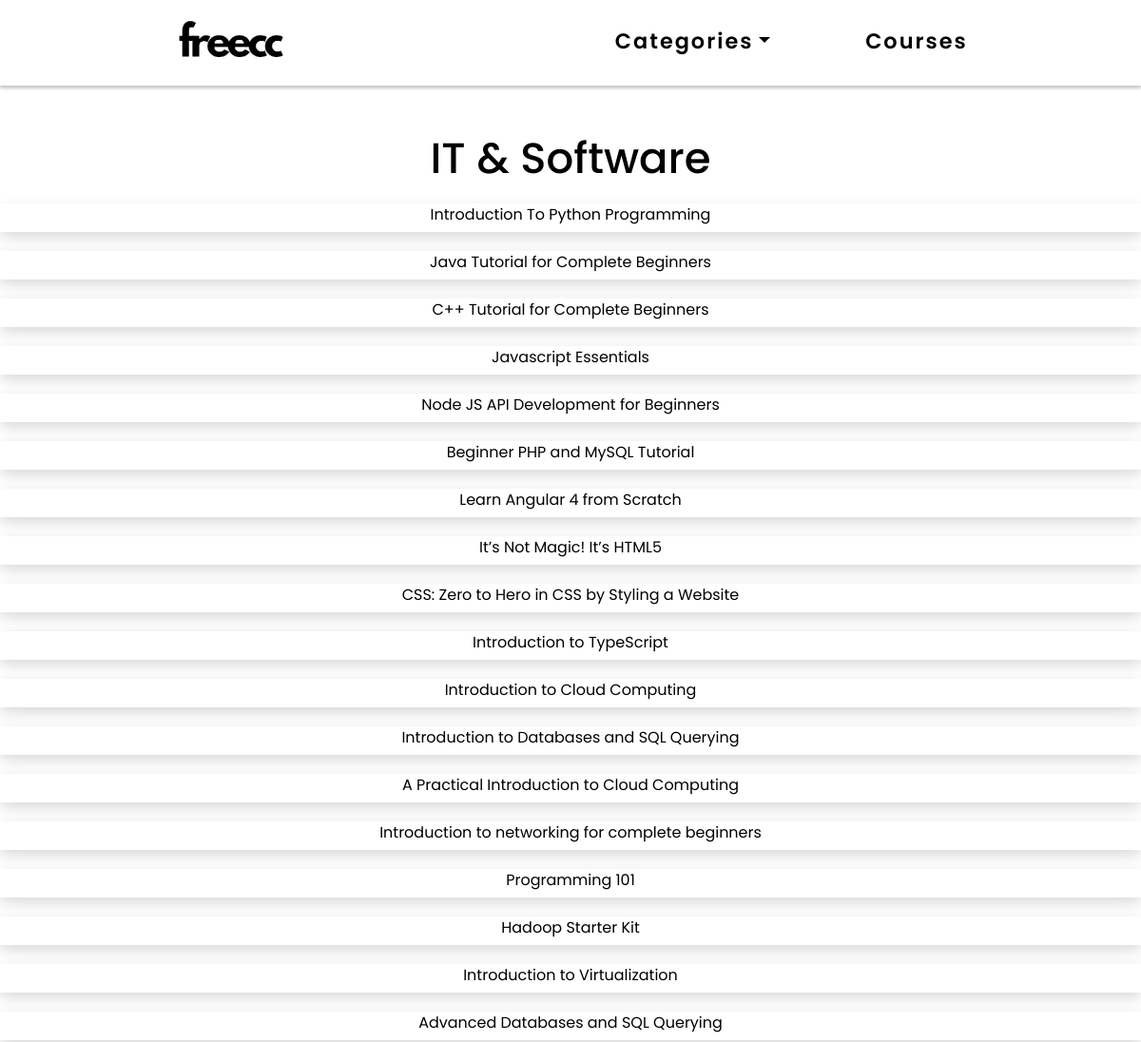
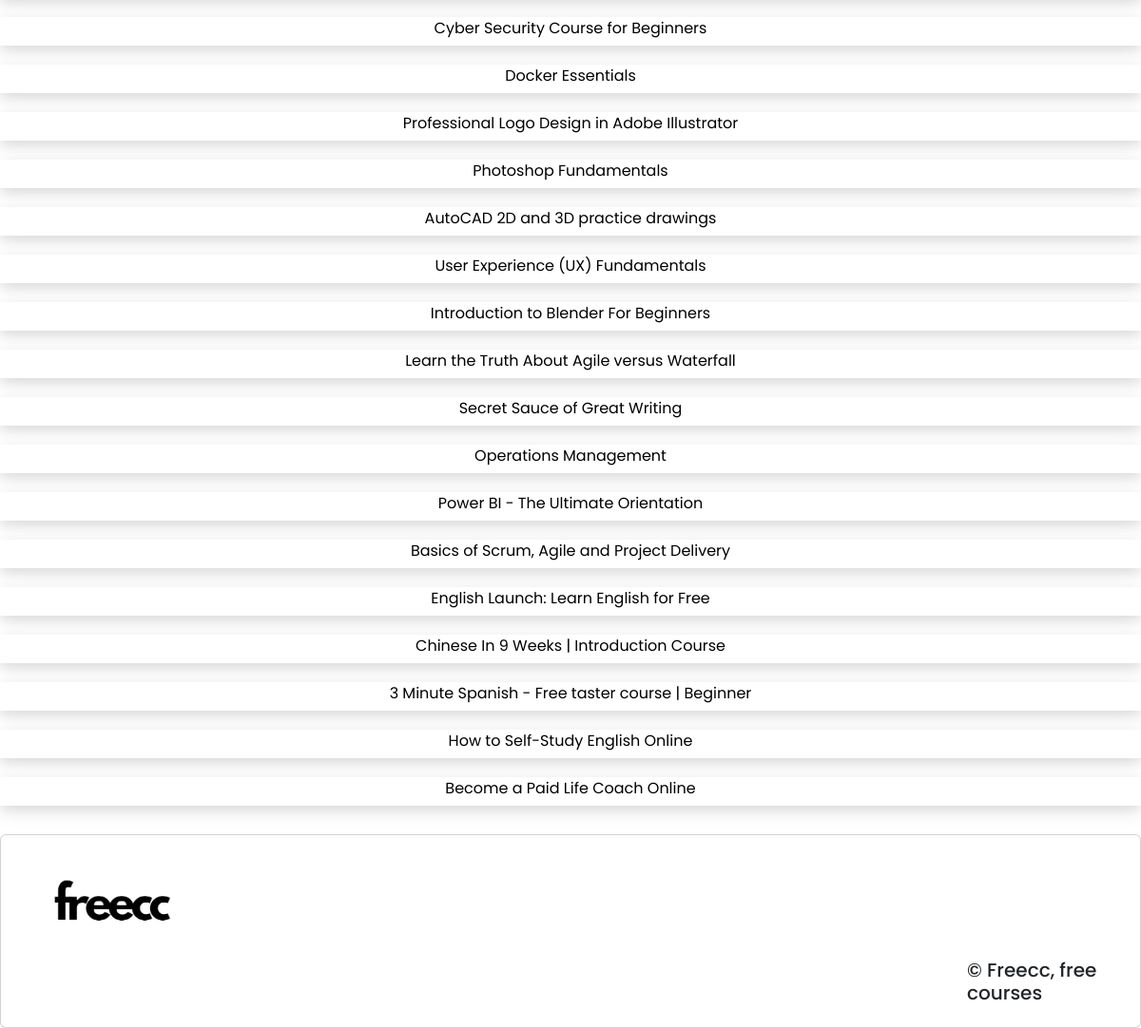
/category_detail/4/, run on the app's committed database (2 pictures, top to bottom).
### course/models.py (models this page shows, shortened)
class Category(models.Model):
      title = models.CharField(max_length=50)
      course = models.ManyToManyField(Course)

class Course(models.Model):
      title = models.CharField(max_length=50)
      desc = models.TextField(max_length=300)
      img = models.ImageField(blank=True)
      url = models.URLField(max_length=200)

### course/views.py (the view)
# urls.py: path('category_detail/<pk>/', views.category_detail, name='category_detail'),
def category_detail(request, pk):
      category_list = Category.objects.get(pk=pk)
      course_set = Course.objects.all()
      context = {
            'category_list': category_list,
            'course_set': course_set
      }
      return render(request, 'course/category_detail.html', context)

### course/templates/course/category_detail.html
{% extends 'base.html' %}
{% load static %}
{% block content %}
<div class="containers">
    <h4><a href="{% url 'course:index' %}">{{ category_list.title }}</a></h4>
    <div class="rows">
        {% for query in course_set.all %}
        <a style="display: flex;" href="/{{ query.id }}">
            {{ query.title }}
        </a>
        {% endfor %}
    </div>
</div>
{% endblock %}

### course/static/css/base.css (style rules this page uses)
* { margin: 0; padding: 0; font-family: "Poppins", sans-serif; }
body { display: flex; min-height: 100vh; flex-direction: column; }
.containers { width: 100%; margin-top: 50px; position: relative; }
.containers h4 { text-align: center; font-size: 45px; }
.containers h4 a { text-decoration: none; color: #000000; }
.containers .rows a { height: 30px; display: flex; justify-content: center; text-align: center; flex-wrap: wrap; text-decoration: none; margin-top: 20px; color: #000000; background-color: #ffffff; border-width: thin; box-shadow: 0 4px 12px rgba(0, 0, 0, .08), 0 8px 20px rgba(0, 0, 0, .08); }

### data on the page
Category: title "IT & Software"
Course: title "Introduction To Python Programming"
Course: title "Java Tutorial for Complete Beginners"
Course: title "C++ Tutorial for Complete Beginners"
Course: title "Javascript Essentials"
Course: title "Node JS API Development for Beginners"
Course: title "Beginner PHP and MySQL Tutorial"
Course: title "Learn Angular 4 from Scratch"
Course: title "It’s Not Magic! It’s HTML5"
Course: title "CSS: Zero to Hero in CSS by Styling a Website"
Course: title "Introduction to TypeScript"
Course: title "Introduction to Cloud Computing"
Course: title "Introduction to Databases and SQL Querying"
Course: title "A Practical Introduction to Cloud Computing"
Course: title "Introduction to networking for complete beginners"
Course: title "Programming 101"
Course: title "Hadoop Starter Kit"
Course: title "Introduction to Virtualization"
Course: title "Advanced Databases and SQL Querying"
Course: title "Cyber Security Course for Beginners"
Course: title "Docker Essentials"
Course: title "Professional Logo Design in Adobe Illustrator"
Course: title "Photoshop Fundamentals"
Course: title "AutoCAD 2D and 3D practice drawings"
Course: title "User Experience (UX) Fundamentals"
Course: title "Introduction to Blender For Beginners"
Course: title "Learn the Truth About Agile versus Waterfall"
Course: title "Secret Sauce of Great Writing"
Course: title "Operations Management"
Course: title "Power BI - The Ultimate Orientation"
Course: title "Basics of Scrum, Agile and Project Delivery"
Course: title "English Launch: Learn English for Free"
Course: title "Chinese In 9 Weeks | Introduction Course"
Course: title "3 Minute Spanish - Free taster course | Beginner"
Course: title "How to Self-Study English Online"
Course: title "Become a Paid Life Coach Online"
